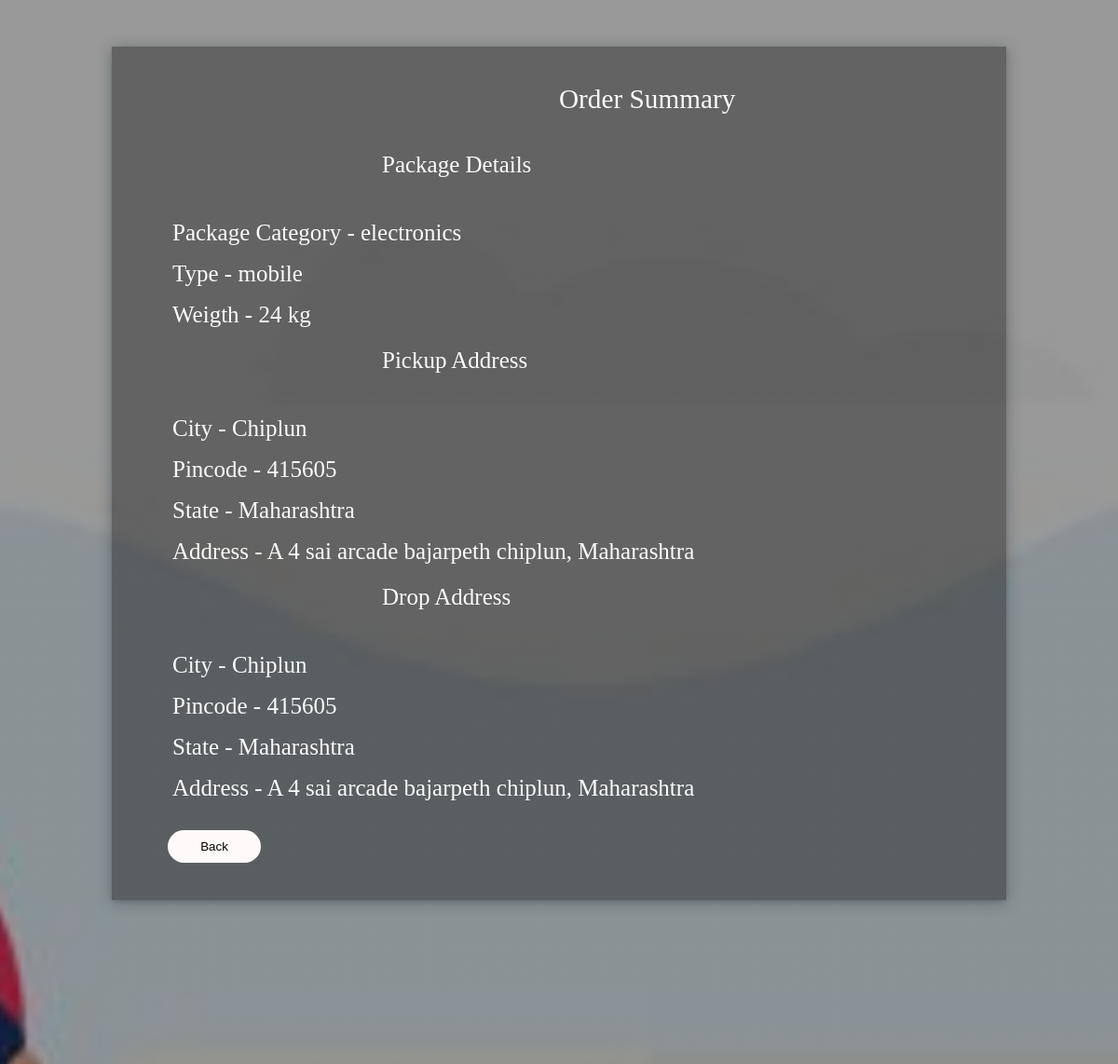
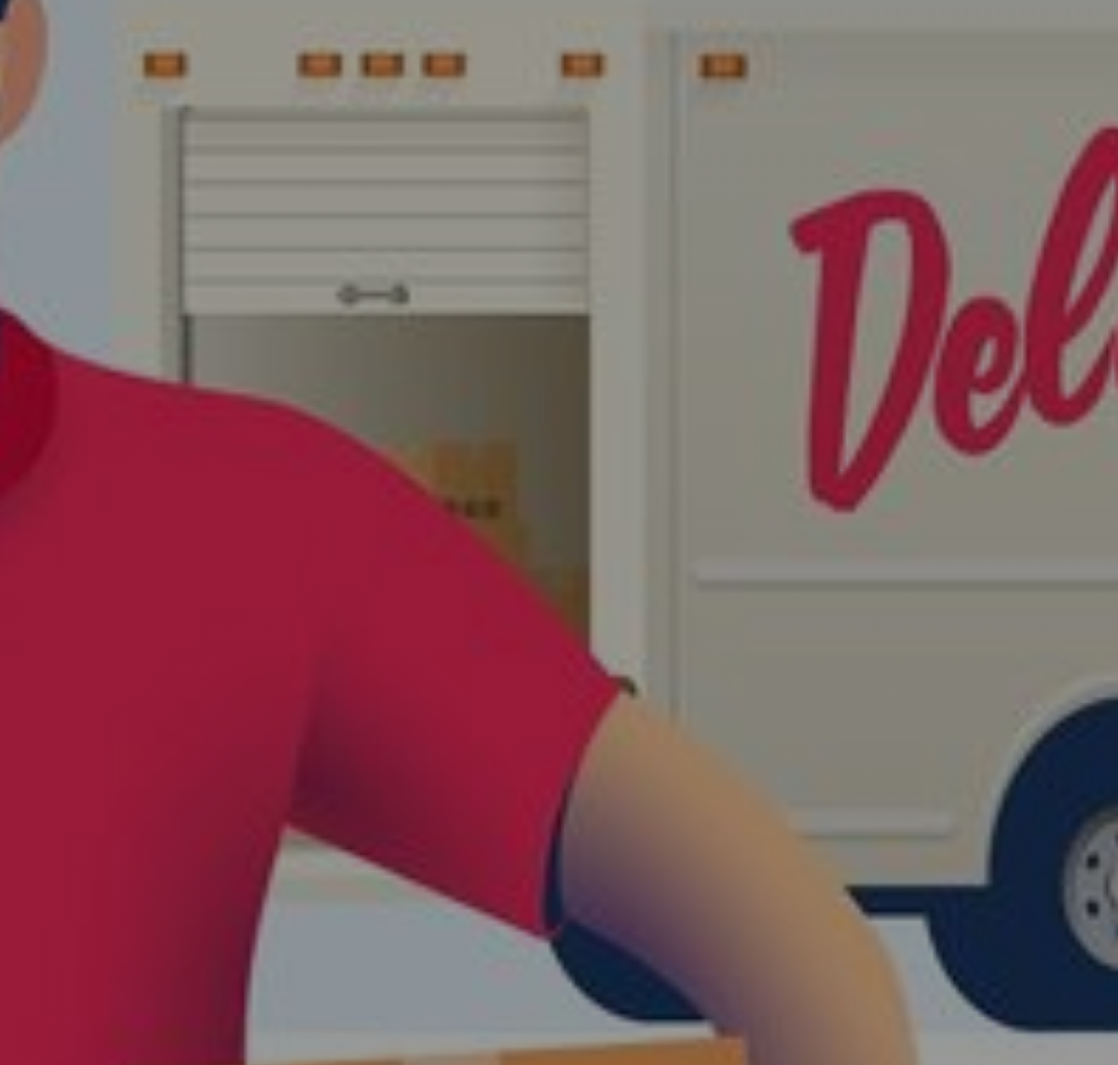
The page /summary/10022 on the database its author committed (2 pictures, top to bottom).
### details/models.py (models this page shows)
class packagedetails(models.Model):
    user = models.ForeignKey(User,on_delete=models.CASCADE, )
    track_id = models.TextField(default= random_string , blank=True)
    weight = models.IntegerField()
    slct1 = models.CharField(max_length=100)
    slct2 = models.CharField(max_length=100)
    city1 = models.CharField(max_length=100)
    pincode1 = models.IntegerField()
    state1 = models.CharField(max_length=100)
    address1 = models.CharField(max_length=100)
    city2 = models.CharField(max_length=100)
    pincode2 = models.IntegerField()
    state2 = models.CharField(max_length=100)
    address2 = models.CharField(max_length=100)
    accept = models.CharField(max_length=100 , choices=A_choice, blank=True ,  default=A_choice[0][0])
    pickup = models.CharField(max_length=100 ,choices=B_choice, blank=True ,  default=B_choice[0][0])
    left = models.CharField(max_length=100 , choices=C_choice, blank=True ,  default=C_choice[0][0])
    reach = models.CharField(max_length=100 ,choices=D_choice, blank=True ,  default=D_choice[0][0])
    shipped = models.CharField(max_length=100 , choices=E_choice, blank=True ,  default=E_choice[0][0])

### details/views.py (the view)
# urls.py: path('summary/<int:id>',views.summary),
def summary(request, id):
    packages =packagedetails.objects.get(id=id)
    return render(request,'summary.html',{'packs':packages})

### templates/summary.html (shortened to what this page needs)
{% load static %}
<!DOCTYPE html>
<html>
    <head>
        <link rel="stylesheet" href={% static "summary.css" %}>
    </head>
    <body>
        <section class="header">
            <div class="container">
                <div class="contact-box">
                    <div class="contact-left">
                         <form action="/show">
                            <h3>Order Summary</h3>
                            <h4>Package Details</h4>
                             <label>Package Category - {{packs.slct1}}</label>
                             <label>Type - {{packs.slct2}}</label>
                             <label>Weigth - {{packs.weight}} kg</label>
                             <h4> Pickup Address </h4>
                             <label>City - {{packs.city1}}</label>
                             <label>Pincode - {{packs.pincode1}}</label>
                             <label>State - {{packs.state1}}</label>
                             <label>Address - {{packs.address1}}</label>
                             <h4> Drop Address </h4>
                             <label>City - {{packs.city2}}</label>
                             <label>Pincode - {{packs.pincode2}}</label>
                             <label>State - {{packs.state2}}</label>
                             <label>Address - {{packs.address2}}</label>
                              <button type="submit">Back</button>
                          </form>
                    </div>
                </div>
            </div>
        </section>
    </body>
</html>

### static/summary.css (style rules this page uses)
* { margin: 0; padding: 0; }
.header { width: 100%; height: 130%; background: linear-gradient(rgba(0,0,0,0.4),rgba(0,0,0,0.4)),url(address2.jpg); background-position: center; background-size: cover; position: absolute; }
body { background: rgb(221, 218, 218); font-size: 25px; color: rgb(251, 251, 251); }
.container { width: 80%; margin: 50px auto; }
.contact-box { background-color: rgba(0, 0, 0, 0.356); display: flex; box-shadow: rgba(14, 30, 37, 0.12) 0px 2px 4px 0px, rgba(14, 30, 37, 0.32) 0px 2px 16px 0px; }
.contact-left { flex-basis: 60%; padding: 40px 60px; }
label { margin-bottom: 6px; display: block; padding: 5px; }
button { background: #fff9f9; width: 100px; border: none; outline: none; color: rgb(5, 0, 0); height: 35px; border-radius: 30px; margin-top: 20px; }
.contact-left h3 { position: relative; color: rgb(251, 251, 251); font-weight: 400; margin-bottom: 30px; left: 420px; right: 0px; }
.contact-left h4 { position: relative; color: rgb(251, 251, 251); font-weight: 400; margin-bottom: 30px; left: 220px; right: 0px; padding: 10px; }

### rows shown on the page
packagedetails: slct1 "electronics", slct2 "mobile", weight "24", city1 "Chiplun", pincode1 "415605", state1 "Maharashtra", address1 "A 4 sai arcade bajarpeth chiplun, Maharashtra", city2 "Chiplun", pincode2 "415605", state2 "Maharashtra", address2 "A 4 sai arcade bajarpeth chiplun, Maharashtra"
